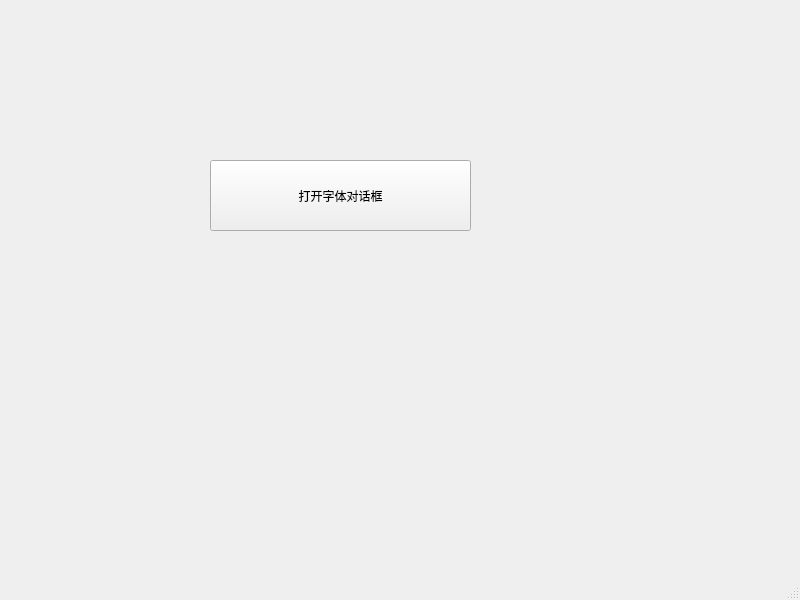
<?xml version="1.0" encoding="UTF-8"?>
<ui version="4.0">
 <class>MainWindow</class>
 <widget class="QMainWindow" name="MainWindow">
  <property name="geometry">
   <rect>
    <x>0</x>
    <y>0</y>
    <width>800</width>
    <height>600</height>
   </rect>
  </property>
  <property name="windowTitle">
   <string>MainWindow</string>
  </property>
  <widget class="QWidget" name="centralwidget">
   <widget class="QPushButton" name="pushButton">
    <property name="geometry">
     <rect>
      <x>210</x>
      <y>160</y>
      <width>261</width>
      <height>71</height>
     </rect>
    </property>
    <property name="text">
     <string>打开字体对话框</string>
    </property>
   </widget>
  </widget>
  <widget class="QMenuBar" name="menubar">
   <property name="geometry">
    <rect>
     <x>0</x>
     <y>0</y>
     <width>800</width>
     <height>22</height>
    </rect>
   </property>
  </widget>
  <widget class="QStatusBar" name="statusbar"/>
 </widget>
 <resources/>
 <connections/>
</ui>
